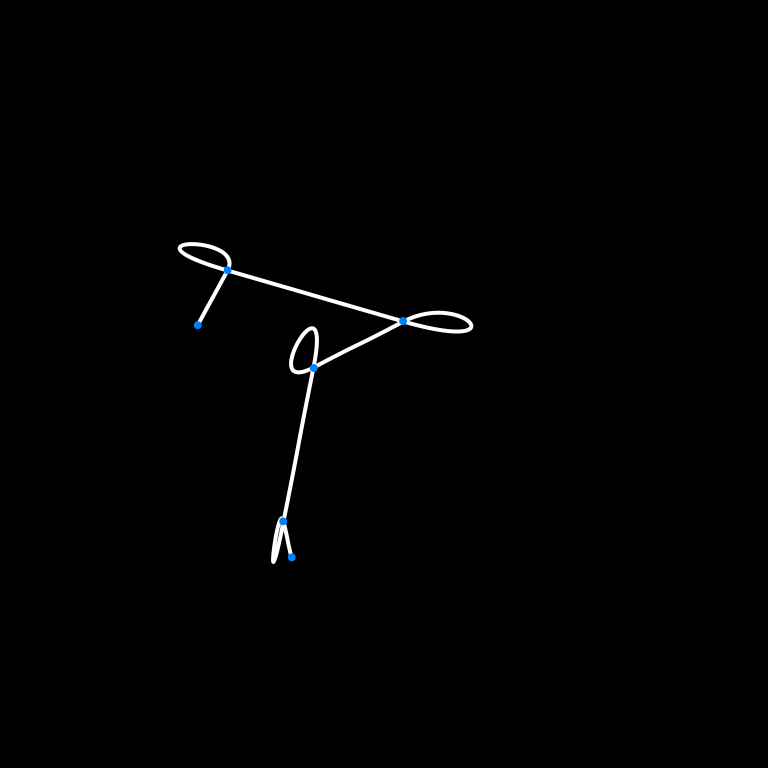
Frame 1 (no input)
Frame 60 (the mouse pressed at the canvas centre just before this capture): identical to frame 1, image omitted
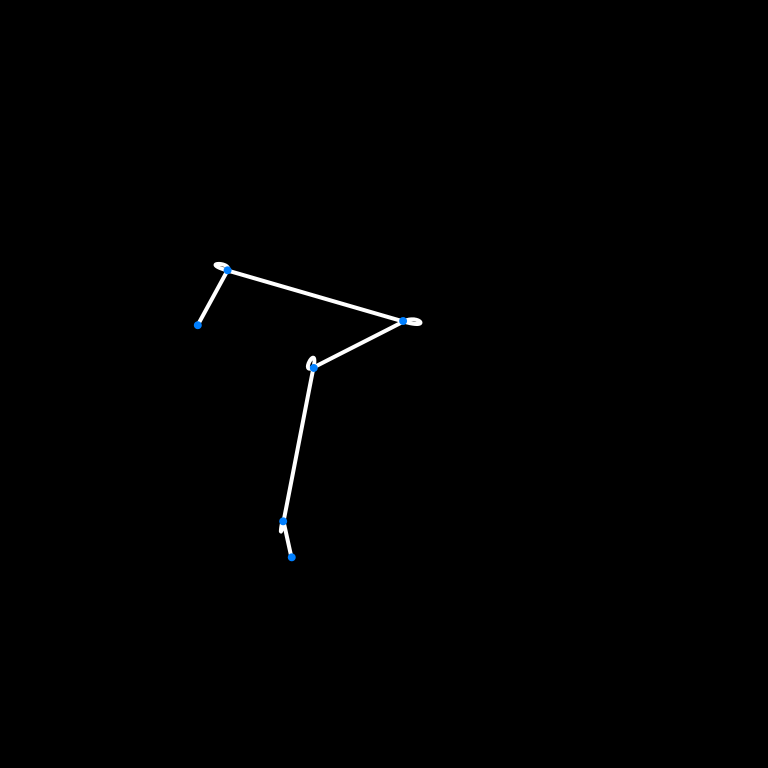
Frame 120 (the mouse held since frame 60 and released just before this capture)

The Processing sketch that drew these frames (run headless with seeded random() and noise(); from frame 60 on, the mouse is pressed at the canvas centre):

// Processing sketch: catmull
// ── catmull.pde
int anchorsCount;
PVector[] anchors;
boolean[] isOnAnchor;
float anchorOffset;
float radius;

void setup() {
  size(768, 768);
  radius = 5;
  anchorsCount = floor(random(4, 8));
  anchors = generateAnchors(anchorsCount, width / 4,  3 * (width / 4));
  isOnAnchor = generateAnchorsFlags(anchorsCount);
}

void draw() {
  background(0);
  noFill();
  strokeWeight(4);
  stroke(255);

  float curvature = map(mouseX, 0, width, -3, 3);
  curveTightness(curvature);

  drawCurve();
  drawAnchors();
  detectFlags();
}

void drawCurve() {
  beginShape();

  // Catmull-Rom splines 
  // Every point along the curve needs two 
  // additional points  to act as controls
  for (int i = 0; i < anchorsCount; ++i) {
    curveVertex(anchors[i].x, anchors[i].y);
    curveVertex(anchors[i].x, anchors[i].y);
  }

  endShape();
}

void drawAnchors() {
  noStroke();

  for (int i = 0; i < anchorsCount; ++i) {
    ellipseMode(CENTER);
    color c = isOnAnchor[i] ? color(255, 127, 0) : color(0, 127, 255);
    fill(c);
    ellipse(anchors[i].x, anchors[i].y, 8, 8);
  }
}

void detectFlags() {
  for (int i = 0; i < anchorsCount; ++i) {
    isOnAnchor[i] = dist(mouseX, mouseY, anchors[i].x, anchors[i].y) < 8;
  }
}

PVector[] generateAnchors(int count, float min, float max) {
  PVector[] anchors = new PVector[count];

  for (int i = 0; i < count; ++i) {
    float x = random(min, max);
    float y = random(min, max);
    anchors[i] = new PVector(x, y);
  }

  return anchors;
}

boolean[] generateAnchorsFlags(int anchorsCount) {
  boolean[] anchorsFlags = new boolean[anchorsCount];
  for (int i = 0; i < anchorsCount; ++i) {
    anchorsFlags[i] = false;
  }

  return anchorsFlags;
}

void mouseDragged() {
  for (int i = 0; i < anchorsCount; ++i) {
    if(isOnAnchor[i]) {
      anchors[i].x = mouseX;
      anchors[i].y = mouseY;
      break;
    }

  }
}

void mousePressed() {
  //anchors = generateAnchors(anchorsCount, width / 4,  3 * (width / 4));
}
